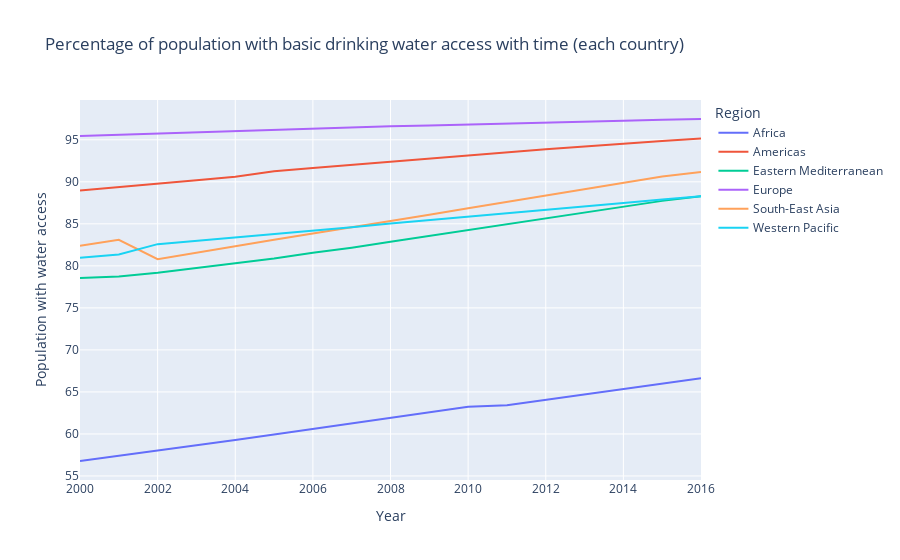

This figure's notebook cell:
### Markdown cell above
## BASIC DRINKING WATER FACILTY

### Code cell
# Finding for each country individually

wa_region = pd.read_sql('select region as "Region", year as "Year", avg("basic_water") as "Population with water access" from main group by "Region", "Year" order by "Year";', conn)

# Plotting the graph

px.line(wa_region, x="Year", y="Population with water access", line_group="Region", color="Region", title="Percentage of population with basic drinking water access with time (each country)")

### Figure 1 — Plotly figure (JSON) as saved in the notebook; plotly's stock layout.template omitted (floating-point values rounded to 4 significant figures)
{"data": [{"hovertemplate": "Region=Africa<br>Year=%{x}<br>Population with water access=%{y}<extra></extra>", "legendgroup": "Africa", "line": {"color": "#636efa", "dash": "solid"}, "mode": "lines", "name": "Africa", "orientation": "v", "showlegend": true, "type": "scatter", "x": [2000, 2001, 2002, 2003, 2004, 2005, 2006, 2007, 2008, 2009, 2010, 2011, 2012, 2013, 2014, 2015, 2016], "xaxis": "x", "y": [56.78, 57.39, 58.02, 58.64, 59.28, 59.93, 60.59, 61.25, 61.92, 62.59, 63.25, 63.42, 64.06, 64.71, 65.34, 65.99, 66.62], "yaxis": "y"}, {"hovertemplate": "Region=Americas<br>Year=%{x}<br>Population with water access=%{y}<extra></extra>", "legendgroup": "Americas", "line": {"color": "#EF553B", "dash": "solid"}, "mode": "lines", "name": "Americas", "orientation": "v", "showlegend": true, "type": "scatter", "x": [2000, 2001, 2002, 2003, 2004, 2005, 2006, 2007, 2008, 2009, 2010, 2011, 2012, 2013, 2014, 2015, 2016], "xaxis": "x", "y": [88.96, 89.35, 89.77, 90.2, 90.61, 91.26, 91.65, 92.03, 92.41, 92.78, 93.15, 93.51, 93.86, 94.21, 94.56, 94.87, 95.15], "yaxis": "y"}, {"hovertemplate": "Region=Eastern Mediterranean<br>Year=%{x}<br>Population with water access=%{y}<extra></extra>", "legendgroup": "Eastern Mediterranean", "line": {"color": "#00cc96", "dash": "solid"}, "mode": "lines", "name": "Eastern Mediterranean", "orientation": "v", "showlegend": true, "type": "scatter", "x": [2000, 2001, 2002, 2003, 2004, 2005, 2006, 2007, 2008, 2009, 2010, 2011, 2012, 2013, 2014, 2015, 2016], "xaxis": "x", "y": [78.55, 78.74, 79.18, 79.73, 80.27, 80.88, 81.56, 82.16, 82.86, 83.57, 84.28, 85.0, 85.69, 86.37, 87.06, 87.73, 88.27], "yaxis": "y"}, {"hovertemplate": "Region=Europe<br>Year=%{x}<br>Population with water access=%{y}<extra></extra>", "legendgroup": "Europe", "line": {"color": "#ab63fa", "dash": "solid"}, "mode": "lines", "name": "Europe", "orientation": "v", "showlegend": true, "type": "scatter", "x": [2000, 2001, 2002, 2003, 2004, 2005, 2006, 2007, 2008, 2009, 2010, 2011, 2012, 2013, 2014, 2015, 2016], "xaxis": "x", "y": [95.46, 95.6, 95.77, 95.94, 96.1, 96.25, 96.37, 96.49, 96.6, 96.69, 96.79, 96.88, 96.98, 97.11, 97.26, 97.38, 97.47], "yaxis": "y"}, {"hovertemplate": "Region=South-East Asia<br>Year=%{x}<br>Population with water access=%{y}<extra></extra>", "legendgroup": "South-East Asia", "line": {"color": "#FFA15A", "dash": "solid"}, "mode": "lines", "name": "South-East Asia", "orientation": "v", "showlegend": true, "type": "scatter", "x": [2000, 2001, 2002, 2003, 2004, 2005, 2006, 2007, 2008, 2009, 2010, 2011, 2012, 2013, 2014, 2015, 2016], "xaxis": "x", "y": [82.39, 83.09, 80.79, 81.58, 82.37, 83.11, 83.85, 84.57, 85.3, 86.07, 86.85, 87.62, 88.39, 89.17, 89.94, 90.62, 91.16], "yaxis": "y"}, {"hovertemplate": "Region=Western Pacific<br>Year=%{x}<br>Population with water access=%{y}<extra></extra>", "legendgroup": "Western Pacific", "line": {"color": "#19d3f3", "dash": "solid"}, "mode": "lines", "name": "Western Pacific", "orientation": "v", "showlegend": true, "type": "scatter", "x": [2000, 2001, 2002, 2003, 2004, 2005, 2006, 2007, 2008, 2009, 2010, 2011, 2012, 2013, 2014, 2015, 2016], "xaxis": "x", "y": [80.98, 81.36, 82.58, 82.97, 83.37, 83.79, 84.2, 84.61, 85.03, 85.45, 85.87, 86.28, 86.68, 87.07, 87.49, 87.88, 88.29], "yaxis": "y"}], "layout": {"legend": {"title": {"text": "Region"}, "tracegroupgap": 0}, "title": {"text": "Percentage of population with basic drinking water access with time (each country)"}, "xaxis": {"anchor": "y", "domain": [0, 1], "title": {"text": "Year"}}, "yaxis": {"anchor": "x", "domain": [0, 1], "title": {"text": "Population with water access"}}}}
